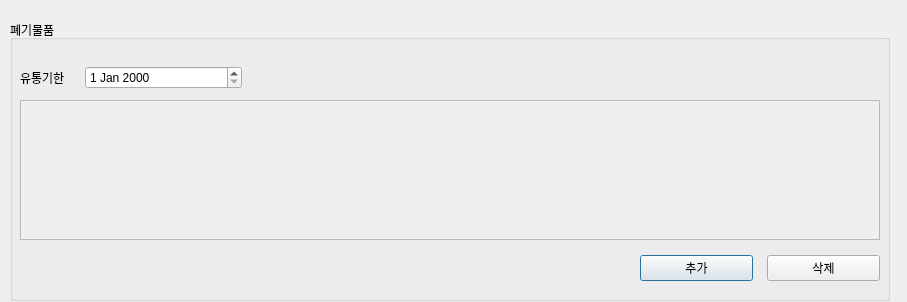
<?xml version="1.0" encoding="UTF-8"?>
<ui version="4.0">
 <class>Dialog</class>
 <widget class="QDialog" name="Dialog">
  <property name="geometry">
   <rect>
    <x>0</x>
    <y>0</y>
    <width>907</width>
    <height>302</height>
   </rect>
  </property>
  <property name="windowTitle">
   <string>Dialog</string>
  </property>
  <widget class="QGroupBox" name="groupBox">
   <property name="geometry">
    <rect>
     <x>10</x>
     <y>20</y>
     <width>880</width>
     <height>281</height>
    </rect>
   </property>
   <property name="title">
    <string>폐기물품</string>
   </property>
   <property name="flat">
    <bool>true</bool>
   </property>
   <widget class="QScrollArea" name="scrollArea_11">
    <property name="geometry">
     <rect>
      <x>10</x>
      <y>80</y>
      <width>860</width>
      <height>140</height>
     </rect>
    </property>
    <property name="widgetResizable">
     <bool>true</bool>
    </property>
    <widget class="QWidget" name="scrollAreaWidgetContents_11">
     <property name="geometry">
      <rect>
       <x>0</x>
       <y>0</y>
       <width>858</width>
       <height>138</height>
      </rect>
     </property>
     <widget class="QWidget" name="gridLayoutWidget_11">
      <property name="geometry">
       <rect>
        <x>0</x>
        <y>0</y>
        <width>861</width>
        <height>131</height>
       </rect>
      </property>
      <layout class="QGridLayout" name="gridLayout_11"/>
     </widget>
    </widget>
   </widget>
   <widget class="QWidget" name="horizontalLayoutWidget_11">
    <property name="geometry">
     <rect>
      <x>10</x>
      <y>40</y>
      <width>222</width>
      <height>36</height>
     </rect>
    </property>
    <layout class="QHBoxLayout" name="horizontalLayout_23">
     <property name="spacing">
      <number>20</number>
     </property>
     <item>
      <widget class="QLabel" name="label_9">
       <property name="enabled">
        <bool>true</bool>
       </property>
       <property name="sizePolicy">
        <sizepolicy hsizetype="Fixed" vsizetype="Preferred">
         <horstretch>0</horstretch>
         <verstretch>0</verstretch>
        </sizepolicy>
       </property>
       <property name="text">
        <string>유통기한</string>
       </property>
      </widget>
     </item>
     <item>
      <layout class="QVBoxLayout" name="verticalLayout_11">
       <item>
        <widget class="QDateEdit" name="dateEdit"/>
       </item>
      </layout>
     </item>
    </layout>
   </widget>
   <widget class="QWidget" name="horizontalLayoutWidget_2">
    <property name="geometry">
     <rect>
      <x>630</x>
      <y>230</y>
      <width>240</width>
      <height>36</height>
     </rect>
    </property>
    <layout class="QHBoxLayout" name="horizontalLayout">
     <property name="spacing">
      <number>14</number>
     </property>
     <item>
      <widget class="QPushButton" name="pushButton_2">
       <property name="text">
        <string>추가</string>
       </property>
      </widget>
     </item>
     <item>
      <widget class="QPushButton" name="pushButton">
       <property name="text">
        <string>삭제</string>
       </property>
      </widget>
     </item>
    </layout>
   </widget>
  </widget>
 </widget>
 <resources/>
 <connections/>
</ui>
